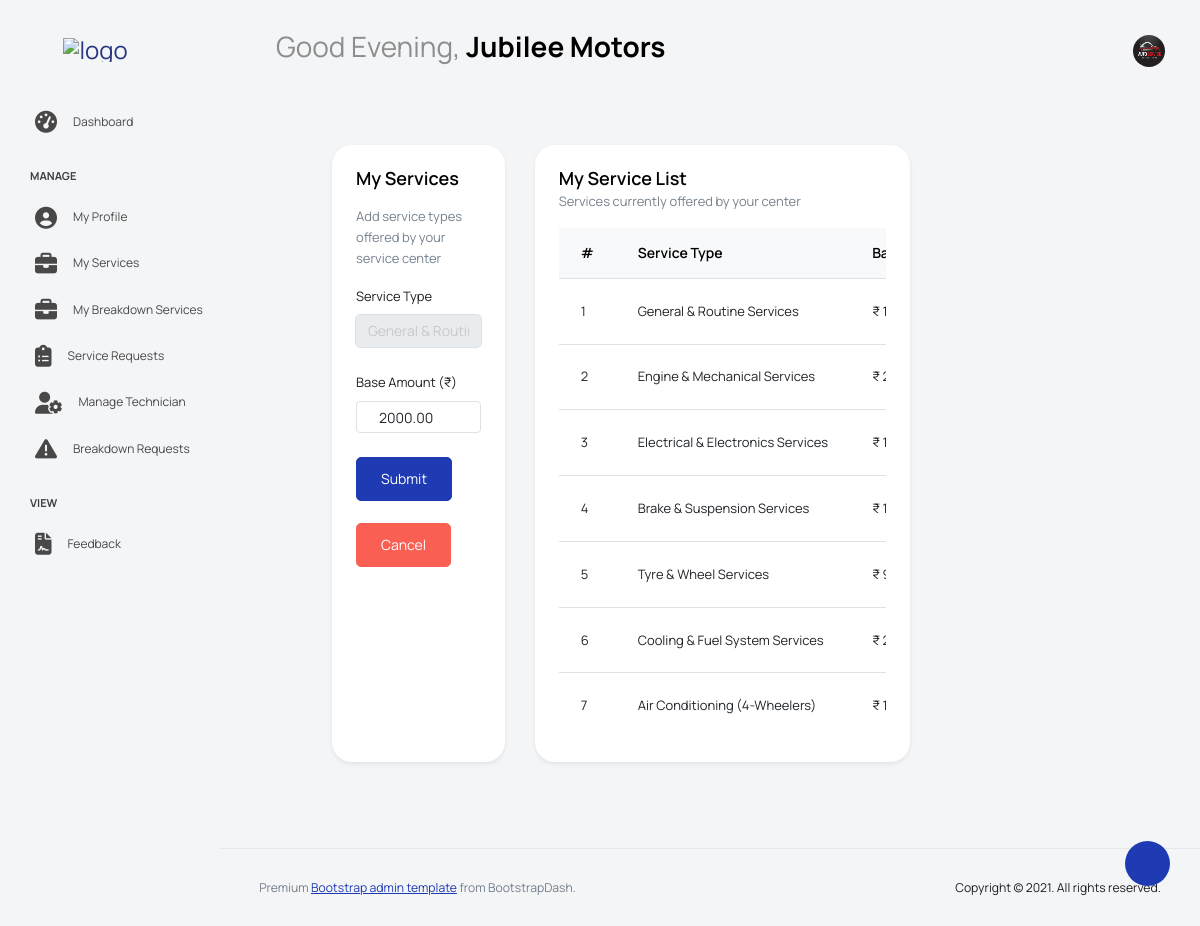
Screenshot of /ServiceCenter/editmy_services/17 (signed in) with the database file from the repository.
### Guest/models.py (models this page shows)
class tbl_servicecenter(models.Model):
    servicecenter_name=models.CharField(max_length=50)
    servicecenter_email=models.CharField(max_length=50)
    servicecenter_contact=models.CharField(max_length=50)
    servicecenter_address=models.CharField(max_length=50)
    servicecenter_logo=models.FileField(upload_to='Assets/ServicecenterDocs/')
    servicecenter_license=models.FileField(upload_to='Assets/ServicecenterDocs/')
    servicecenter_password=models.CharField(max_length=50)
    servicecenter_status=models.IntegerField(default=0)
    servicecenter_regdate=models.DateField(auto_now_add=True)
    place=models.ForeignKey(tbl_place,on_delete=models.CASCADE)

### ServiceCenter/models.py (models this page shows)
class tbl_servicecenterservices(models.Model):
    servicetype=models.ForeignKey(tbl_servicetype,on_delete=models.CASCADE)
    servicecenter=models.ForeignKey(tbl_servicecenter,on_delete=models.CASCADE)
    base_amount=models.DecimalField(max_digits=10, decimal_places=2)

### Admin/models.py (models this page shows)
class tbl_servicetype(models.Model):
    servicetype_name=models.CharField(max_length=50)

### ServiceCenter/views.py (the view)
# urls.py: path('editmy_services/<int:sid>',views.editmy_services,name="editmy_services"),
def editmy_services(request, sid):
    editservice = tbl_servicecenterservices.objects.get(id=sid)
    servicetype = tbl_servicetype.objects.all()
    myservices = tbl_servicecenterservices.objects.filter(servicecenter=request.session['cid'])
    servicecenter=tbl_servicecenter.objects.get(id=request.session['cid'])
    if request.method == "POST":
        base_amount = request.POST.get("base_amount")
        editservice.base_amount = base_amount
        editservice.save()
        return redirect("ServiceCenter:myservices")
    else:
        return render(request, "ServiceCenter/MyServices.html", {
            'editservice': editservice,
            'data': servicetype,
            'myservices': myservices,'Data':servicecenter
        })

### ServiceCenter/templates/ServiceCenter/MyServices.html (shortened to what this page needs)
{% extends 'ServiceCenter/Head_service.html' %}
{% block content %}
<div class="main-panel">
  <div class="content-wrapper">
    <div class="row">
      <div class="col-md-4 grid-margin stretch-card">
        <div class="card shadow-sm">
          <div class="card-body">
            <h4 class="card-title">My Services</h4>
            <p class="card-description mb-3">
              Add service types offered by your service center
            </p>
            <form method="post" class="forms-sample">
              <div class="form-group">
                <label for="sel_servicetype">Service Type</label>
                <select class="form-control"
                        name="sel_servicetype"
                        id="sel_servicetype"
                        required>
                  {% for i in data %}
                    <option value="{{ i.id }}"
                  {% if editservice and i.id == editservice.servicetype.id %}selected{% endif %}>
                  {{ i.servicetype_name }}
                </option>
                  {% endfor %}
                </select>
              </div>
              <div class="form-group">
                <label for="base_amount">Base Amount (₹)</label>
                <input type="number"
                       class="form-control"
                       name="base_amount"
                       id="base_amount"
                       min="0"
                       step="0.01"
                       placeholder="Enter base price"
                       value="{{ editservice.base_amount|default:'' }}"
                       required>
              </div>
              <div class="mt-3">
                <button type="submit" class="btn btn-primary me-2">
                 Submit
                </button>
                <br><br>
                <a href="{% url 'ServiceCenter:myservices' %}"
                   class="btn btn-danger">
                  Cancel
                </a>
              </div>
            </form>
          </div>
        </div>
      </div>
      <div class="col-md-8 grid-margin stretch-card">
        <div class="card shadow-sm">
          <div class="card-body">
            <div class="d-flex align-items-center justify-content-between mb-3">
              <div>
                <h4 class="card-title mb-1">My Service List</h4>
                <p class="card-description mb-0">
                  Services currently offered by your center
                </p>
              </div>
            </div>
            <div class="table-responsive">
              <table class="table table-hover align-middle">
                <thead class="table-light">
                  <tr>
                    <th style="width:70px;">#</th>
                    <th>Service Type</th>
                    <th>Base Amount (₹)</th>
                  </tr>
                </thead>
                <tbody>
                  {% for i in myservices %}
                  <tr>
                    <td>{{ forloop.counter }}</td>
                    <td>{{ i.servicetype.servicetype_name }}</td>
                    <td>₹ {{ i.base_amount }}</td>
                  </tr>
                  {% endfor %}
                </tbody>
              </table>
            </div>
          </div>
        </div>
      </div>
    </div>
  </div>
</div>
{% endblock content %}

### ServiceCenter/templates/ServiceCenter/Head_service.html (shortened to what this page needs)
{% load static %}
<!DOCTYPE html>
<html lang="en">
<head>
  <link rel="stylesheet" href="{% static 'ServiceCenter/vendors/feather/feather.css' %}">
  <link rel="stylesheet" href="{% static 'ServiceCenter/vendors/mdi/css/materialdesignicons.min.css' %}">
  <link rel="stylesheet" href="{% static 'ServiceCenter/vendors/ti-icons/css/themify-icons.css' %}">
  <link rel="stylesheet" href="{% static 'ServiceCenter/vendors/typicons/typicons.css' %}">
  <link rel="stylesheet" href="{% static 'ServiceCenter/vendors/simple-line-icons/css/simple-line-icons.css' %}">
  <link rel="stylesheet" href="{% static 'ServiceCenter/vendors/css/vendor.bundle.base.css' %}">
  <link rel="stylesheet" href="{% static 'ServiceCenter/vendors/datatables.net-bs4/dataTables.bootstrap4.css' %}">
  <link rel="stylesheet" href="{% static 'ServiceCenter/js/select.dataTables.min.css' %}">
  <link rel="stylesheet" href="{% static 'ServiceCenter/css/vertical-layout-light/style.css' %}">
  <link rel="stylesheet" href="https://cdnjs.cloudflare.com/ajax/libs/font-awesome/6.5.0/css/all.min.css">
</head>
<body>
<div class="container-scroller">
  <nav class="navbar default-layout col-lg-12 col-12 p-0 fixed-top d-flex align-items-top flex-row">
    <div class="text-center navbar-brand-wrapper d-flex align-items-center justify-content-start">
      <div class="me-3">
        <button class="navbar-toggler navbar-toggler align-self-center" type="button" data-bs-toggle="minimize">
          <span class="icon-menu"></span>
        </button>
      </div>
      <div>
        <a class="navbar-brand brand-logo" href="{% url 'ServiceCenter:HomePage' %}">
          <img src="{% static 'ServiceCenter/images/GarageLive_logo.png' %}" alt="logo">
        </a>
      </div>
    </div>
    <div class="navbar-menu-wrapper d-flex align-items-top">
      <ul class="navbar-nav">
        <li class="nav-item font-weight-semibold ms-0">
          <h1 class="welcome-text">
            <span id="greeting"></span>,
            <span class="text-black fw-bold">{{ Data.servicecenter_name }}</span>
          </h1>
        </li>
      </ul>
      <ul class="navbar-nav ms-auto">
        <li class="nav-item dropdown user-dropdown">
          <a class="nav-link" id="UserDropdown" href="#" data-bs-toggle="dropdown" aria-expanded="false">
            <img class="img-xs rounded-circle" src="{{ Data.servicecenter_logo.url }}" alt="Profile image">
          </a>
        </li>
      </ul>
    </div>
  </nav>
  <div class="container-fluid page-body-wrapper">
    <div class="theme-setting-wrapper">
      <div id="settings-trigger"><i class="ti-settings"></i></div>
    </div>
    <nav class="sidebar sidebar-offcanvas" id="sidebar">
      <ul class="nav">
        <li class="nav-item">
          <a class="nav-link" href="{% url 'ServiceCenter:HomePage' %}">
            <i class="menu-icon fa-solid fa-tachometer-alt"></i>
            <span class="menu-title">Dashboard</span>
          </a>
        </li>
        <li class="nav-item nav-category">Manage</li>
        <li class="nav-item">
          <a class="nav-link" href="{% url 'ServiceCenter:profile' %}">
            <i class="menu-icon fa-solid fa-user-circle"></i>
            <span class="menu-title">My Profile</span>
          </a>
        </li>
        <li class="nav-item">
          <a class="nav-link" href="{% url 'ServiceCenter:myservices' %}">
            <i class="menu-icon fa-solid fa-briefcase"></i>
            <span class="menu-title">My Services</span>
          </a>
        </li>
         <li class="nav-item">
            <a class="nav-link" href="{% url 'ServiceCenter:my_breakdown_services' %}">
              <i class="menu-icon fa-solid fa-briefcase"></i>
              <span class="menu-title">My Breakdown Services</span>
            </a>
          </li>
        <li class="nav-item">
          <a class="nav-link" href="{% url 'ServiceCenter:service_request' %}">
            <i class="menu-icon fa-solid fa-clipboard-list"></i>
            <span class="menu-title">Service Requests</span>
          </a>
        </li>
        <li class="nav-item">
          <a class="nav-link" href="{% url 'ServiceCenter:technician' %}">
            <i class="menu-icon fa-solid fa-user-cog"></i>
            <span class="menu-title">Manage Technician</span>
          </a>
        </li>
          <li class="nav-item">
            <a class="nav-link" href="{% url 'ServiceCenter:breakdownrequest' %}">
              <i class="menu-icon fa-solid - fa-triangle-exclamation"></i>
              <span class="menu-title">Breakdown Requests</span>
            </a>
          </li>
        <li class="nav-item nav-category">View</li>
          <li class="nav-item">
            <a class="nav-link" href="{% url 'ServiceCenter:view_feedback' %}">
              <i class="menu-icon fa-solid fa-file-contract"></i>
              <span class="menu-title">Feedback</span>
            </a>
          </li>
      </ul>
    </nav>
    <div class="main-panel">
      <div class="content-wrapper">
        {% block content %}
        {% endblock content %}
      </div>
      <footer class="footer">
        <div class="d-sm-flex justify-content-center justify-content-sm-between">
          <span class="text-muted text-center text-sm-left d-block d-sm-inline-block">
            Premium <a href="https://www.bootstrapdash.com/" target="_blank">Bootstrap admin template</a> from BootstrapDash.
          </span>
          <span class="float-none float-sm-right d-block mt-1 mt-sm-0 text-center">
            Copyright © 2021. All rights reserved.
          </span>
        </div>
      </footer>
    </div>
  </div>
</div>
</body>
</html>

### rows the page displays
tbl_servicecenter: servicecenter_name "Jubilee Motors", servicecenter_logo (picture)
tbl_servicecenterservices: sel_servicetype "General & Routine Services", base_amount "2000.00"
tbl_servicecenterservices: servicetype.servicetype_name "General & Routine Services"
tbl_servicecenterservices: servicetype.servicetype_name "Engine & Mechanical Services"
tbl_servicecenterservices: servicetype.servicetype_name "Electrical & Electronics Services"
tbl_servicecenterservices: servicetype.servicetype_name "Brake & Suspension Services"
tbl_servicecenterservices: servicetype.servicetype_name "Tyre & Wheel Services"
tbl_servicecenterservices: servicetype.servicetype_name "Cooling & Fuel System Services"
tbl_servicecenterservices: servicetype.servicetype_name "Air Conditioning (4-Wheelers)"
